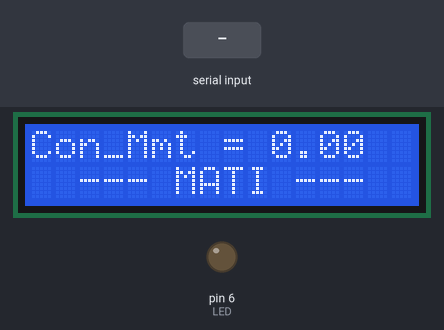
This sketch was run on a simulated Arduino Uno, built with avr-gcc and run on an emulated ATmega328P. Shown: 16×2 character LCD, output pins drawn as LEDs (lit = HIGH). The test bench sets the inputs (shaded band). What the sketch prints to the serial monitor is not drawn.

Above: at 1.2 s.
1.3 s: "200\n" received over the second serial link
At 2.4 s:
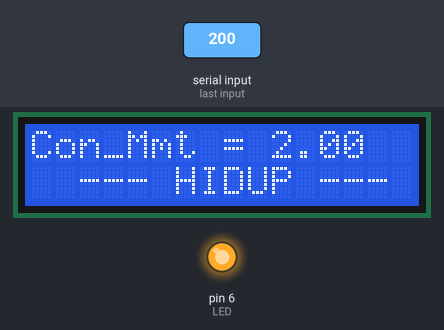
3.2 s: "90,45\n" received over the second serial link
At 4.6 s:
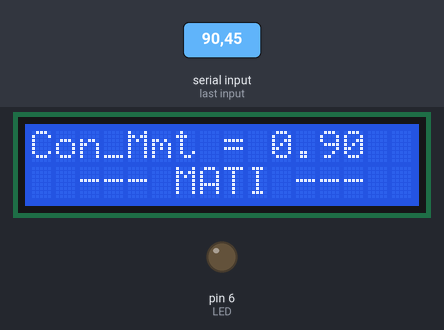
Timing chart, 0 to 6.2 s (numbered marks = the images above; inputs shaded):
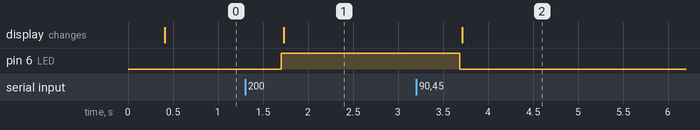

Measured:
- after the input at 1.3 s, pin 6 (LED): LOW → HIGH after 0.40 s; the display: changes after 0.43 s (image 1)
- after the input at 3.2 s, pin 6 (LED): HIGH → LOW after 0.49 s; the display: changes after 0.52 s (image 2)

The sketch:

T.AntarmukaTslave.ino
```cpp
#include <SoftwareSerial.h>
#include <Wire.h>
#include <LiquidCrystal_I2C.h>

SoftwareSerial Rxserial(8, 9);
LiquidCrystal_I2C Memet(0x27, 16, 2);

int MemetDiterima;
float Convert_Memet;
const int LED = 6;

void setup() {
  Rxserial.begin(9600);
  Serial.begin(9600);
  pinMode(LED, OUTPUT);

  Memet.init();
  Memet.backlight();
  Memet.clear();
  Memet.setCursor(0, 0);
  Memet.print("-----DONE-----");
}
void loop() {
  Terima_memet();
  delay(300);
  if (Convert_Memet >= 1.6) {
    digitalWrite(LED, HIGH);
    Memet.clear();
    Memet.setCursor(0, 0);
    Memet.print("Con_Mmt = ");
    Memet.setCursor(10, 0);
    Memet.print(Convert_Memet);
    Memet.setCursor(2, 1);
    Memet.print("--- HIDUP ---");
  }
  else {
    digitalWrite(LED, LOW);
    Memet.clear();
    Memet.setCursor(0, 0);
    Memet.print("Con_Mmt = ");
    Memet.setCursor(10, 0);
    Memet.print(Convert_Memet);
    Memet.setCursor(2, 1);
    Memet.print("--- MATI ---");
  }
}
void Terima_memet() {
  if (Rxserial.available()) {
    String received = Rxserial.readStringUntil('\n');
    MemetDiterima = received.toInt();
    Serial.print("Data diterima: ");
    Serial.print(MemetDiterima);
    Serial.print("     Convert = ");
    Convert_Memet = MemetDiterima / 100.0;
    Serial.println(Convert_Memet);
  }
}
```
